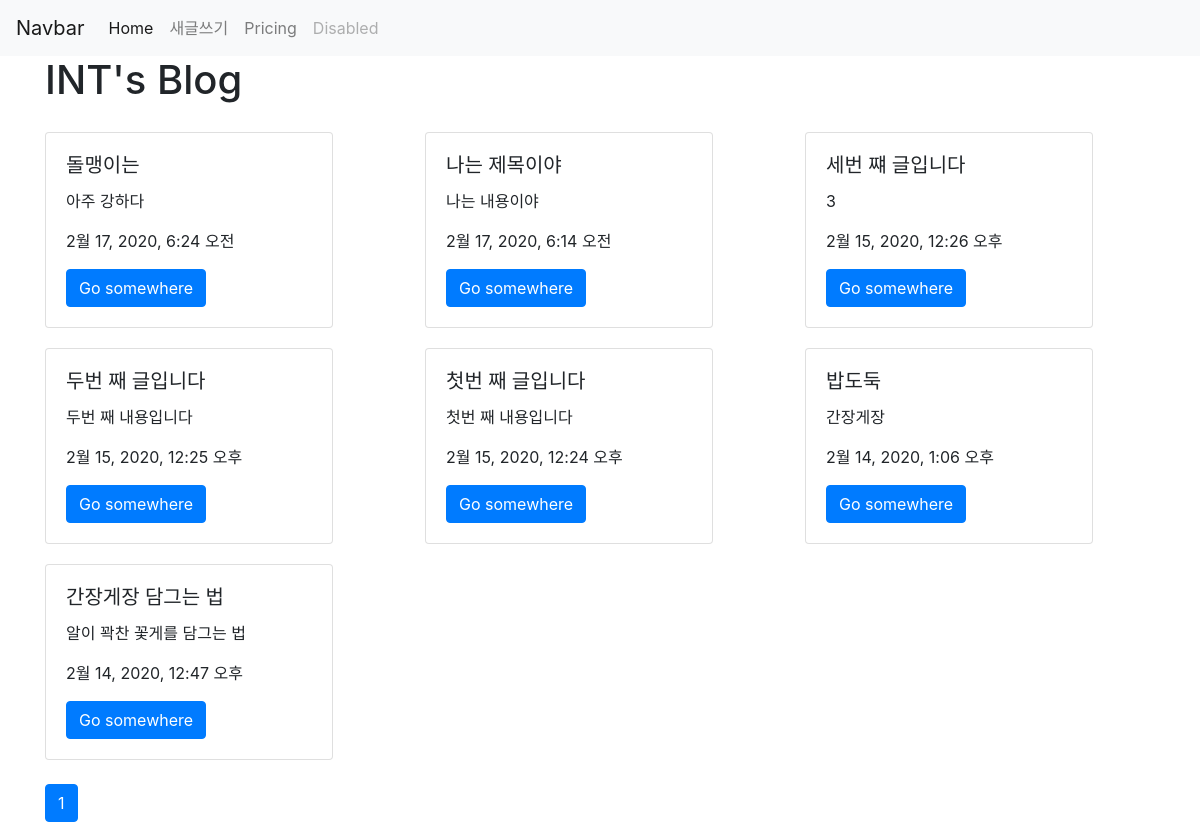
Before: / with the older database file.
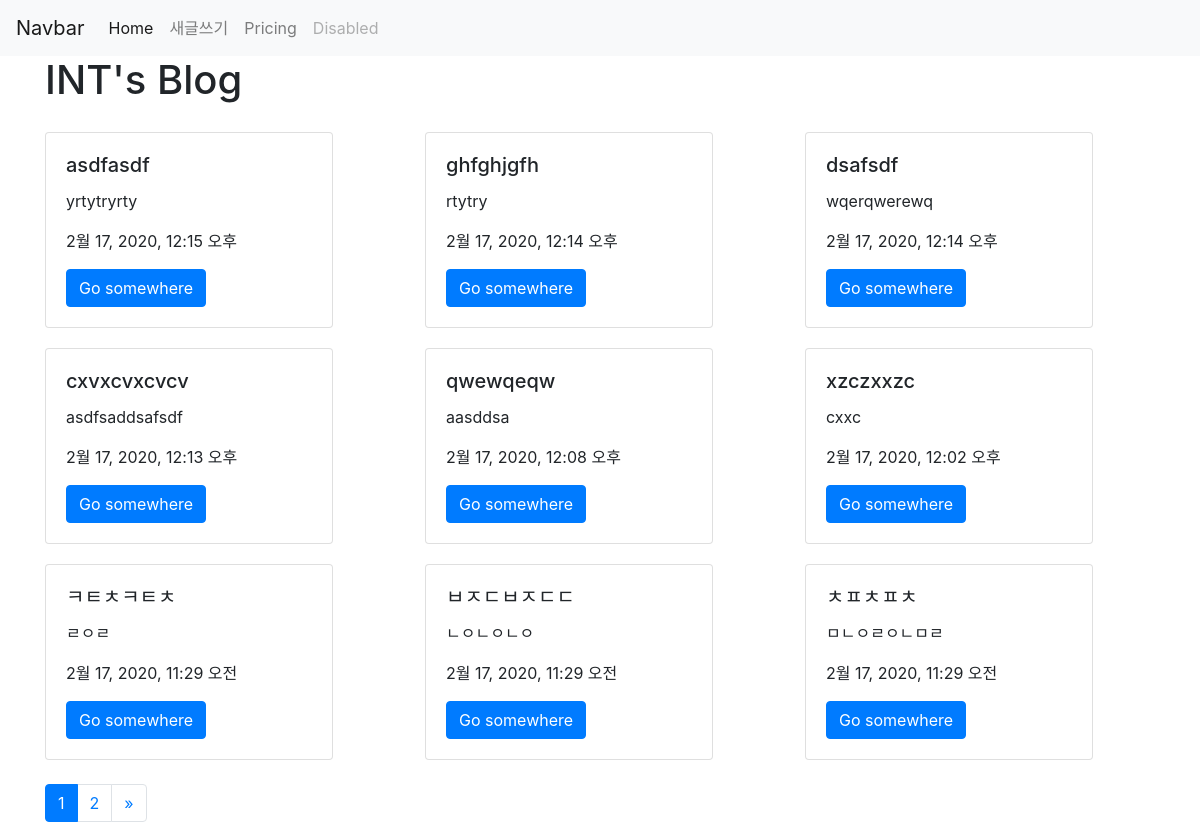
After: the same page with the newer database file.
### posts/models.py (models this page shows)
class Post(models.Model):
    title = models.CharField(max_length=200)
    content = models.TextField()
    view_count = models.IntegerField(default=0)
    created_at = models.DateTimeField(auto_now_add=True)
    updated_at = models.DateTimeField(auto_now=True)

### posts/views.py (the view)
# urls.py: path('', main, name="main"),
def main(request):
    post_list = Post.objects.order_by('-created_at')
    paginator = Paginator(post_list, 9)
    page = request.GET.get('page')
    posts = paginator.get_page(page)
    context = {
        'post_list': post_list,
        'posts': posts
    }
    return render(request, 'posts/main.html', context)

### posts/templates/posts/main.html (shortened to what this page needs)
{% extends 'base.html' %} {% load static %} {% block content %}
<div class="container">
  <h1>
    INT's Blog
  </h1>
  <div class="row">
    {% for post in posts %}
    <div class="col-md-4 col-12">
      <div class="card" style="width: 18rem; margin-top:20px;">
        <div class="card-body">
          <h5 class="card-title">{{post.title}}</h5>
          <p class="card-text">{{post.content}}</p>
          <p>{{post.created_at}}</p>
          <a href="{% url 'posts:show' post.id %}" class="btn btn-primary"
            >Go somewhere</a
          >
        </div>
      </div>
    </div>
    {% endfor %}
  </div>
  <br />
  <ul class="pagination">
      <li class="page-item active" aria-current="page" >
          <a class="page-link" href="#">{{ posts.number }}</a>
        </li>
      {% if posts.has_next %}
      <li class="page-item">
        <a class="page-link" href="?page={{ posts.next_page_number }}">{{ posts.next_page_number }}</a>
      </li>
      <li class="page-item">
        <a class="page-link" href="?page={{ posts.paginator.num_pages }}" aria-label="Next">
          <span aria-hidden="true">&raquo;</span>
        </a>
      </li>
      {% endif %}
  </div>
{% endblock %}

Changed rows visible on the page:
removed Post: title "돌맹이는", content "아주 강하다", created_at "2월 17, 2020, 6:24 오전"
removed Post: title "나는 제목이야", content "나는 내용이야", created_at "2월 17, 2020, 6:14 오전"
no longer on this page (row unchanged): Post: title "세번 쨰 글입니다", content "3", created_at "2월 15, 2020, 12:26 오후"
no longer on this page (row unchanged): Post: title "두번 째 글입니다", content "두번 째 내용입니다", created_at "2월 15, 2020, 12:25 오후"
no longer on this page (row unchanged): Post: title "첫번 째 글입니다", content "첫번 째 내용입니다", created_at "2월 15, 2020, 12:24 오후"
no longer on this page (row unchanged): Post: title "밥도둑", content "간장게장", created_at "2월 14, 2020, 1:06 오후"
no longer on this page (row unchanged): Post: title "간장게장 담그는 법", content "알이 꽉찬 꽃게를 담그는 법", created_at "2월 14, 2020, 12:47 오후"
added Post: title "asdfasdf", content "yrtytryrty", created_at "2월 17, 2020, 12:15 오후"
added Post: title "ghfghjgfh", content "rtytry", created_at "2월 17, 2020, 12:14 오후"
added Post: title "dsafsdf", content "wqerqwerewq", created_at "2월 17, 2020, 12:14 오후"
added Post: title "cxvxcvxcvcv", content "asdfsaddsafsdf", created_at "2월 17, 2020, 12:13 오후"
added Post: title "qwewqeqw", content "aasddsa", created_at "2월 17, 2020, 12:08 오후"
added Post: title "xzczxxzc", content "cxxc", created_at "2월 17, 2020, 12:02 오후"
added Post: title "ㅋㅌㅊㅋㅌㅊ", content "ㄹㅇㄹ", created_at "2월 17, 2020, 11:29 오전"
added Post: title "ㅂㅈㄷㅂㅈㄷㄷ", content "ㄴㅇㄴㅇㄴㅇ", created_at "2월 17, 2020, 11:29 오전"
added Post: title "ㅊㅍㅊㅍㅊ", content "ㅁㄴㅇㄹㅇㄴㅁㄹ", created_at "2월 17, 2020, 11:29 오전"
Other visible differences:
{{ posts.next_page_number }}: (not shown) → "2"
